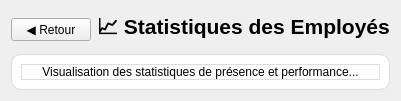
      <widget class="QWidget" name="pageStatsEmployes">
       <layout class="QVBoxLayout" name="layoutStatsEmployes">
        <item>
         <layout class="QHBoxLayout" name="headerStatsEmploye">
          <item>
           <widget class="QPushButton" name="btnRetourStatsEmploye">
            <property name="text">
             <string>◀ Retour</string>
            </property>
           </widget>
          </item>
          <item>
           <widget class="QLabel" name="labelTitleStatsEmploye">
            <property name="font">
             <font>
              <pointsize>16</pointsize>
              <bold>true</bold>
             </font>
            </property>
            <property name="text">
             <string>📈 Statistiques des Employés</string>
            </property>
           </widget>
          </item>
          <item>
           <spacer name="spacerStatsEmploye">
            <property name="orientation">
             <enum>Qt::Orientation::Horizontal</enum>
            </property>
            <property name="sizeHint" stdset="0">
             <size>
              <width>0</width>
              <height>0</height>
             </size>
            </property>
           </spacer>
          </item>
         </layout>
        </item>
        <item>
         <widget class="QFrame" name="frameStatsPlaceholder">
          <property name="styleSheet">
           <string notr="true">background-color: white; border-radius: 10px; border: 1px solid #ddd;</string>
          </property>
          <layout class="QVBoxLayout" name="layoutStatsContent">
           <item>
            <widget class="QLabel" name="labelStatsMsg">
             <property name="text">
              <string>Visualisation des statistiques de présence et performance...</string>
             </property>
             <property name="alignment">
              <set>Qt::AlignmentFlag::AlignCenter</set>
             </property>
            </widget>
           </item>
          </layout>
         </widget>
        </item>
       </layout>
      </widget>
